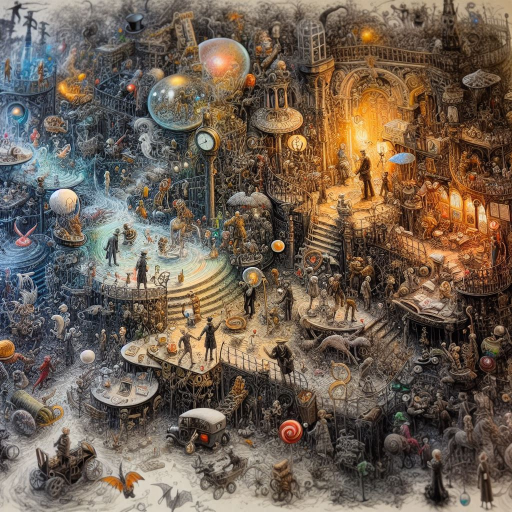
#> input picture Start-with-Python/Designer.png, 1024 x 1024 px (shown at 1/2 size)
$ jupyter execute demo.ipynb   (shell and % lines are left out)
#> lines starting #> are read from the running program, lines starting #| are printed output that depends on the picture
## Embedding plots and images in Notebook

[cell 1]
import matplotlib.pyplot as plt
import numpy as np

[cell 2]
# Genrating data
x = np.linspace(0, 10, 100)  # 100 evenly spaced numbers from 0 to 10
y = np.sin(x)  # sine of x

[cell 3]
# Plotting data
plt.plot(x, y)
plt.title('Sine wave function')
plt.xlabel('Input values')
plt.ylabel('Sine values')
plt.grid(True)
plt.show()
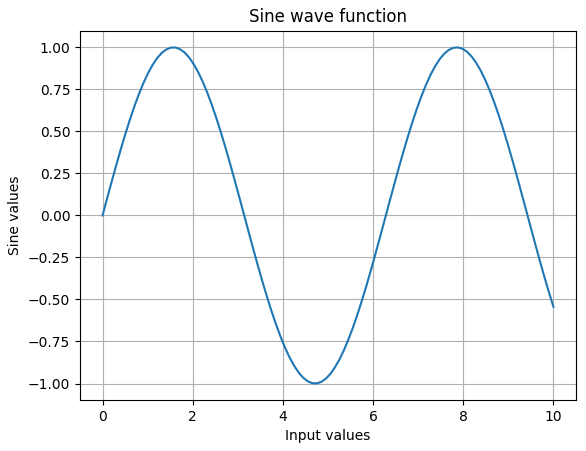
#> figure drawn by matplotlib, 1 panel; curve peaks at x = 7.88, y = 1

[cell 4]
from PIL import Image
import IPython.display as display

[cell 5]
image = Image.open("Designer.png")
#> image is the input picture: PIL image 1024x1024 RGBA; mean R, G, B, A 111.5, 96.5, 82.4, 255
display.display(image)

[cell 6]
# resizing image
new_image = image.resize((400, 400))
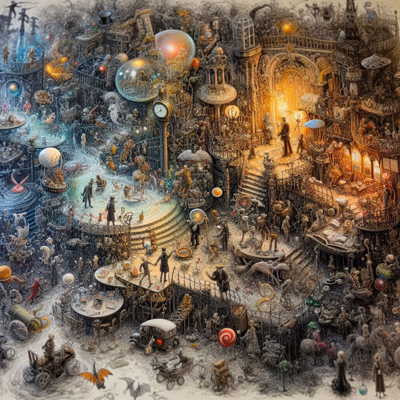
#> new_image: PIL image 400x400 RGBA; mean R, G, B, A 111.5, 96.5, 82.4, 255
display.display(new_image)
